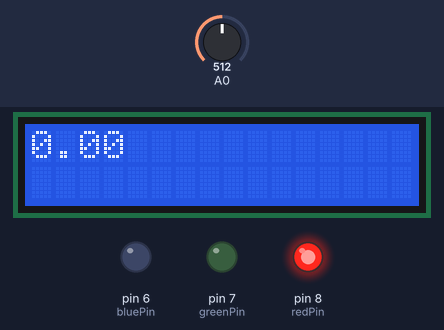
A sketch run on a simulated Arduino Uno, built with avr-gcc and run on an emulated ATmega328P. On the bench: 16×2 character LCD, output pins drawn as LEDs (lit = HIGH). The inputs (shaded band) are chosen by the test bench; at power-on: A0 = 512. What the sketch prints to the serial monitor is not drawn.

Above: at 1.2 s.
1.3 s: A0 set to 716
At 3.7 s:
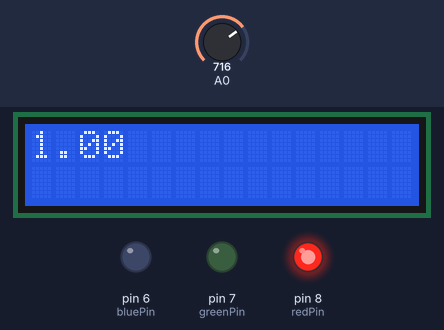
7.5 s: A0 set to 900
At 10.1 s:
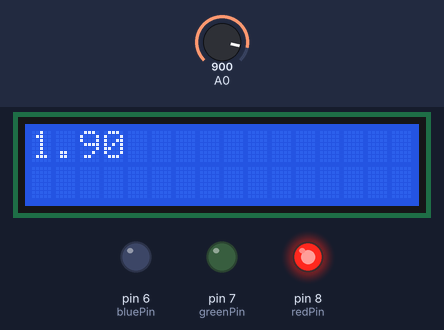
13.5 s: A0 set to 1023
At 16.5 s:
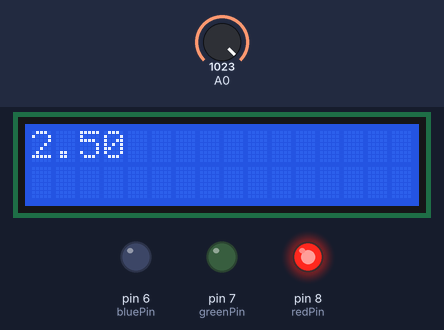
Timing chart, 0 to 18.0 s (numbered marks = the images above; inputs shaded):
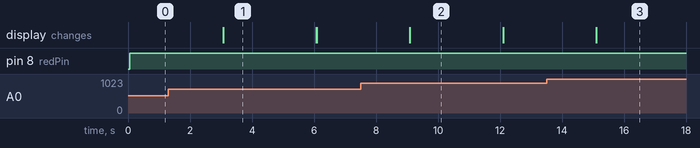

The sketch:

sensor_code.ino
```cpp
#include <LiquidCrystal.h>
#include <LiquidCrystal_I2C.h>
#include <Wire.h>

LiquidCrystal_I2C lcd(0x27, 16, 2);

const int redPin = 8;
const int greenPin = 7;
const int bluePin = 6;
float calibrationconstant = 0;
float calibrationcoefficient = 1;
float dt = 1;
float Concentration = 0;
float reference = 5.0;

void setup() {
  pinMode (redPin, OUTPUT);
  pinMode (greenPin, OUTPUT);
  pinMode (bluePin, OUTPUT);
  pinMode (A0, INPUT);
  Serial.begin (9600);
  lcd.begin ();
  float photoValueInitial = analogRead (A0);
  calibrationconstant = (photoValueInitial*reference)/1023;
  //add calibration coefficient
}

void loop() {
  setColor (255, 0, 0);
  Serial.print ("Concentration -> ");
  printValue ();
  lcd.setCursor(0,0);
  lcd.print ("O3");
}

void setColor (int redValue, int greenValue, int blueValue) {
  analogWrite (redPin, redValue);
  analogWrite (greenPin, greenValue);
  analogWrite (bluePin, blueValue);
}

void printValue () {
  float photoValueInitial = analogRead (A0);
  float photoValue = (photoValueInitial*reference)/1023;
  Concentration = (photoValue-calibrationconstant)/calibrationcoefficient;

  Serial.println (photoValueInitial);
  lcd.setCursor(0,0);
  lcd.print (Concentration);
  delay (3000);
}
```

Measured:
- after the input at 1.3 s, the display: first differs from a run without the input after 1.8 s (image 1)
- after the input at 7.5 s, the display: first differs from a run without the input after 1.6 s (image 2)
- after the input at 13.5 s, the display: first differs from a run without the input after 1.6 s (image 3)
- what the display in image 1 shows lasts 3.0 s, from 3.1 s to 6.1 s
